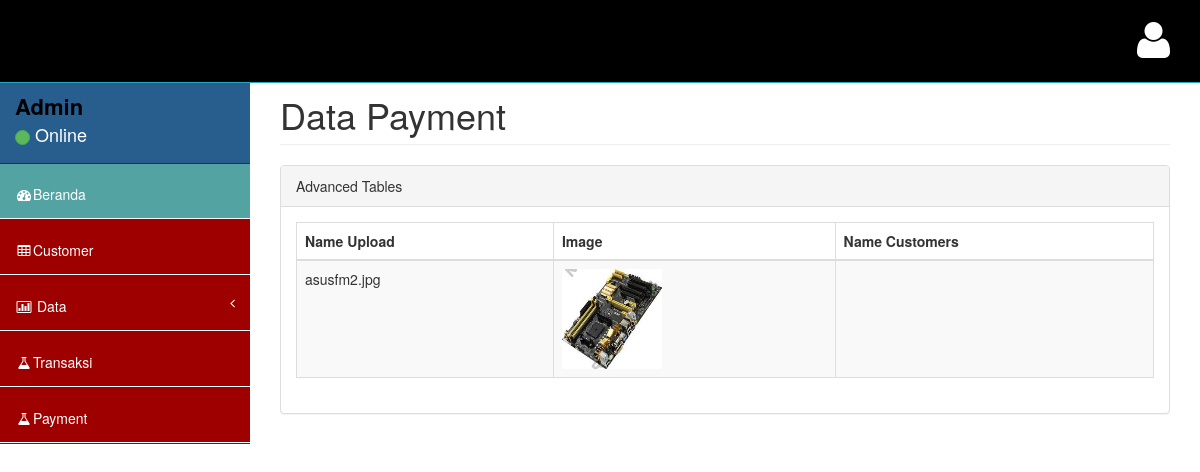
/admin/index.php?p=payment, run on the app's committed database.
### tables this page shows
CREATE TABLE IF NOT EXISTS `simpan` (
  `id` int(11) NOT NULL AUTO_INCREMENT,
  `gambar` varchar(55) NOT NULL,
  `keterangan` varchar(50) NOT NULL,
  PRIMARY KEY (`id`)
);

### admin/pages/data/payment.php (the view, shortened to what this page needs)
<?php
	if($proses=="tambah") {
	} else {
?>
	<div class="row">
		<div class="col-lg-12">
			<h1 class="page-header">Data Payment</h1>
		</div>
	</div>
	<div class="row">
		<div class="col-lg-12">
			<div class="panel panel-default">
				<div class="panel-heading">
					 Advanced Tables
				</div>
				<div class="panel-body">
					<div class="table-responsive">
						<table class="table table-striped table-bordered table-hover" id="dataTables-example">
							<thead>
								<tr>
									<th>Name Upload</th>
									<th>Image</th>
									<th>Name Customers</th>
								</tr>
							</thead>
							<tbody>
								<?php
									$sql = mysql_query("SELECT * FROM simpan");
									while($r = mysql_fetch_array($sql)) { ?>
											<tr>
												<td><?php echo $r['gambar'] ?></td>
												<td><?php echo "<img src='../gambar/".$r['gambar']."' width='100px' height='100px'/>"; ?></td>
												<td><?php echo $r['keterangan'] ?></td>
											</tr>
									<?php
										}
									?>
							</tbody>
						</table>
					</div>
				</div>
			</div>
		</div>
	</div>
<?php } ?>

### admin/assets/css/style.css (style rules this page uses)
body { background-color: white; }

### data on the page
simpan: gambar "asusfm2.jpg", gambar (picture)
